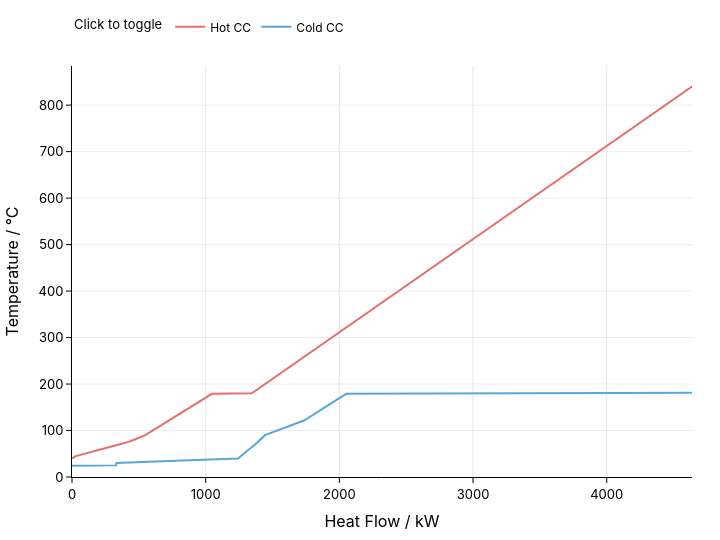

The code cell stored with this chart in its notebook:
### Code cell
bcc = problem.plot.balanced_composite_curve(show=True)

### Figure 1 — Plotly figure (JSON) as saved in the notebook; plotly's stock layout.template omitted (floating-point values rounded to 4 significant figures)
{"data": [{"hovertemplate": "Hot CC<br>Heat Flow / kW: %{x}<br>Temperature / °C: %{y}<extra></extra>", "legendgroup": "Hot CC", "line": {"color": "#e66e6e", "width": 2}, "mode": "lines", "name": "Hot CC", "showlegend": true, "type": "scatter", "x": [4638.0, 1345.0, 1047.0, 885.4, 727.5, 548.3, 435.6, 427.6, 351.1, 96.36, 28.81, 0], "y": [840, 180, 179, 150.2, 122, 90, 77, 76, 70, 50, 45, 40]}, {"hovertemplate": "Cold CC<br>Heat Flow / kW: %{x}<br>Temperature / °C: %{y}<extra></extra>", "legendgroup": "Cold CC", "line": {"color": "#5ca5d9", "width": 2}, "mode": "lines", "name": "Cold CC", "showlegend": true, "type": "scatter", "x": [4638.0, 2057.0, 2051.0, 1894.0, 1739.0, 1444.0, 1396.0, 1392.0, 1370.0, 1285.0, 1263.0, 1242.0, 777.9, 332.5, 329.8, 0], "y": [181, 180, 179, 150.2, 122, 90, 77, 76, 70, 50, 45, 40, 35, 30, 25, 24]}], "layout": {"autosize": false, "font": {"color": "#000000", "family": "IBM Plex Sans, Inter, system-ui, sans-serif", "size": 13}, "height": 540, "hoverlabel": {"bgcolor": "#ffffff", "font": {"color": "#000000"}}, "hovermode": "closest", "legend": {"font": {"color": "#000000", "size": 12}, "orientation": "h", "title": {"font": {"color": "#000000", "size": 13}, "text": "Click to toggle"}, "y": 1.06, "yanchor": "bottom"}, "margin": {"b": 48, "l": 50, "r": 28, "t": 64}, "paper_bgcolor": "#ffffff", "plot_bgcolor": "#ffffff", "width": 720, "xaxis": {"gridcolor": "rgba(148, 163, 184, 0.25)", "linecolor": "#000000", "rangemode": "tozero", "showgrid": true, "showline": true, "tickcolor": "#000000", "tickfont": {"color": "#000000"}, "ticks": "outside", "title": {"font": {"color": "#000000"}, "text": "Heat Flow / kW"}, "zeroline": true, "zerolinecolor": "rgba(15, 23, 42, 0.8)", "zerolinewidth": 1.25}, "yaxis": {"gridcolor": "rgba(148, 163, 184, 0.2)", "linecolor": "#000000", "rangemode": "tozero", "showgrid": true, "showline": true, "tickcolor": "#000000", "tickfont": {"color": "#000000"}, "ticks": "outside", "title": {"font": {"color": "#000000"}, "text": "Temperature / °C"}, "zeroline": true, "zerolinecolor": "rgba(15, 23, 42, 0.8)", "zerolinewidth": 1.25}}}
